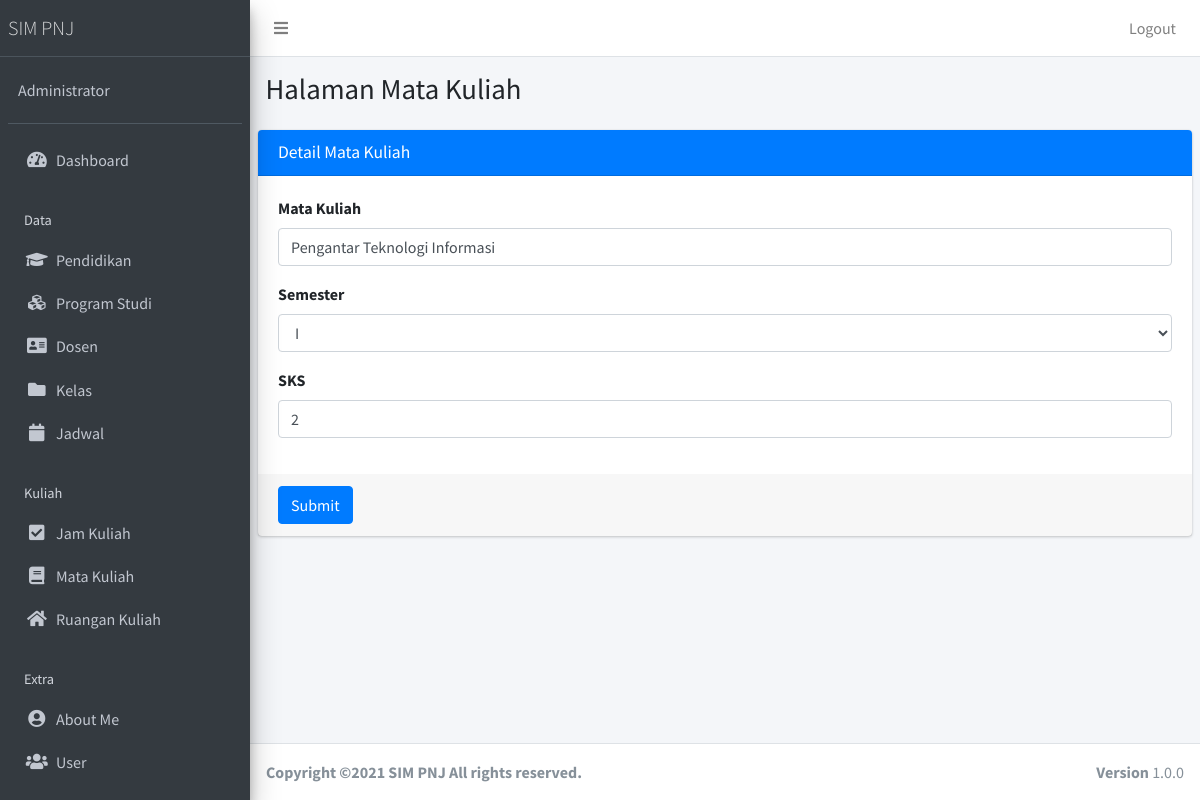
Screenshot of /public/matakuliah/edit/1 (signed in) with the database file from the repository.
### tables this page shows
CREATE TABLE `matakuliah` (
  `matakuliah_id` int(11) NOT NULL,
  `nama_matakuliah` varchar(40) NOT NULL,
  `semester` varchar(10) NOT NULL,
  `sks` varchar(10) NOT NULL
);

### app/core/Controller.php (called while the page is built, shortened)
<?php
class Controller{
	public function view($view, $data = [])
	{
		require_once '../app/views/' . $view . '.php';
	}
	public function model($model)
	{
		return new $model;
	}
}

### app/controllers/Matakuliah.php (called while the page is built, shortened)
<?php
class matakuliah extends Controller {
	public function edit($id){
		$data['title'] = 'Detail Mata Kuliah';
		$data['matakuliah'] = $this->model('MatakuliahModel')->getMatakuliahById($id);
		$this->view('matakuliah/edit', $data);
	}
}

### app/core/App.php (called while the page is built, shortened)
<?php
class App{
	protected $method = 'index';
	protected $params = [];
	public function __construct(){
		$url = $this->parseURL();
		if(file_exists('../app/controllers/' . $url[0] . '.php')){
			unset($url[0]);
		}
		$this->controller = new $this->controller;
		if(isset($url[1])){
			if(method_exists($this->controller, $url[1])){
				$this->method = $url[1];
				unset($url[1]);
			}
		}
		if(!empty($url)){
			$this->params = array_values($url);
		}
		call_user_func_array([$this->controller, $this->method], $this->params);
	}
	public function parseURL(){
		if( isset($_GET['url'])){
			$url = rtrim($_GET['url'], '/');
			$url = filter_var($url, FILTER_SANITIZE_URL);
			$url = explode('/',$url);
			return $url;
		}
	}
}

### public/index.php (called while the page is built, shortened)
<?php
$app = new App;

### app/core/Database.php (called while the page is built, shortened)
<?php
class Database{
	private $host = DB_HOST;
	private $user = DB_USER;
	private $pass = DB_PASS;
	private $dbnm = DB_NAME;
	private $dbh;
	private $stmt;
	public function __construct()
	{
		$dsn = 'mysql:host='. $this->host .';dbname='. $this->dbnm;
		$option = [
			PDO::ATTR_PERSISTENT => true,
			PDO::ATTR_ERRMODE => PDO::ERRMODE_EXCEPTION
		];
		try{
			$this->dbh = new PDO($dsn,$this->user,$this->pass, $option);
		}catch(PDOException $e){
			die($e->getMessage());
		}
	}
	public function query($query)
	{
		$this->stmt = $this->dbh->prepare($query);
	}
	public function bind($param, $value, $type = null){
		if(is_null($type)){
			switch (true) {
				default:
					$type = PDO::PARAM_STR;
			}
		}
		$this->stmt->bindValue($param, $value, $type);
	}
	public function execute()
	{
		$this->stmt->execute();
	}
	public function single()
	{
		$this->execute();
		return $this->stmt->fetch(PDO::FETCH_ASSOC);
	}
}

### app/models/MatakuliahModel.php (called while the page is built, shortened)
<?php
class MatakuliahModel {
	private $table = 'matakuliah';
	private $db;
	public function __construct()
	{
		$this->db = new Database;
	}
	public function getMatakuliahById($id)
	{
		$this->db->query('SELECT * FROM ' . $this->table . ' WHERE matakuliah_id=:matakuliah_id');
		$this->db->bind('matakuliah_id',$id);
		return $this->db->single();
	}
}

### app/views/matakuliah/edit.php (the view, shortened to what this page needs)
  <div class="content-wrapper">
    <section class="content-header">
      <div class="container-fluid">
        <div class="row mb-2">
          <div class="col-sm-6">
            <h1>Halaman Mata Kuliah</h1>
          </div>
        </div>
      </div>
    </section>
    <section class="content">
<div class="card card-primary">
              <div class="card-header">
                <h3 class="card-title"><?= $data['title']; ?></h3>
              </div>
              <form role="form" action="<?= base_url; ?>/matakuliah/updatematakuliah" method="POST" enctype="multipart/form-data">
                <div class="card-body">
                  <div class="form-group">
                    <label >Mata Kuliah</label>
                    <input type="text" class="form-control" placeholder="masukkan nama matakuliah." name="nama_matakuliah" value="<?= $data['matakuliah']['nama_matakuliah'];?>">
                  </div>
                  <div class="form-group">
                    <label >Semester</label>
                    <select class="form-control" name="semester">
                      <option value="<?= $data['matakuliah']['semester']; ?>"><?= $data['matakuliah']['semester']; ?></option>
                    </select>
                  </div>
                  <div class="form-group">
                    <label >SKS</label>
                    <input type="text" class="form-control" placeholder="masukkan nama sks." name="sks" value="<?= $data['matakuliah']['sks'];?>">
                  </div>
                </div>
                <div class="card-footer">
                  <button type="submit" class="btn btn-primary">Submit</button>
                </div>
              </form>
            </div>
    </section>
  </div>

### rows the page displays
matakuliah: nama_matakuliah "Pengantar Teknologi Informasi", semester "I", sks "2"

### other values shown
$data['title'] "Detail Mata Kuliah"
